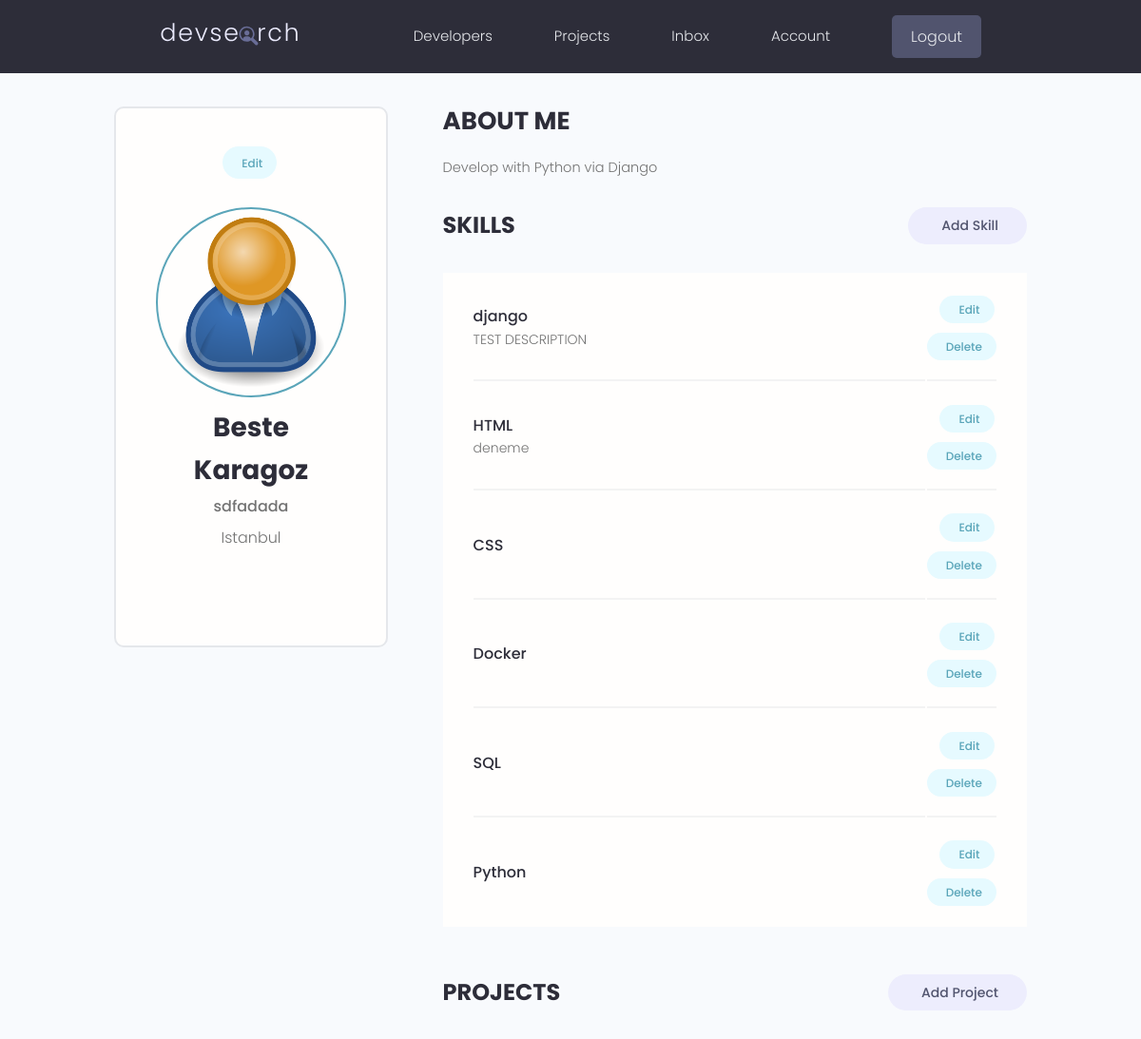
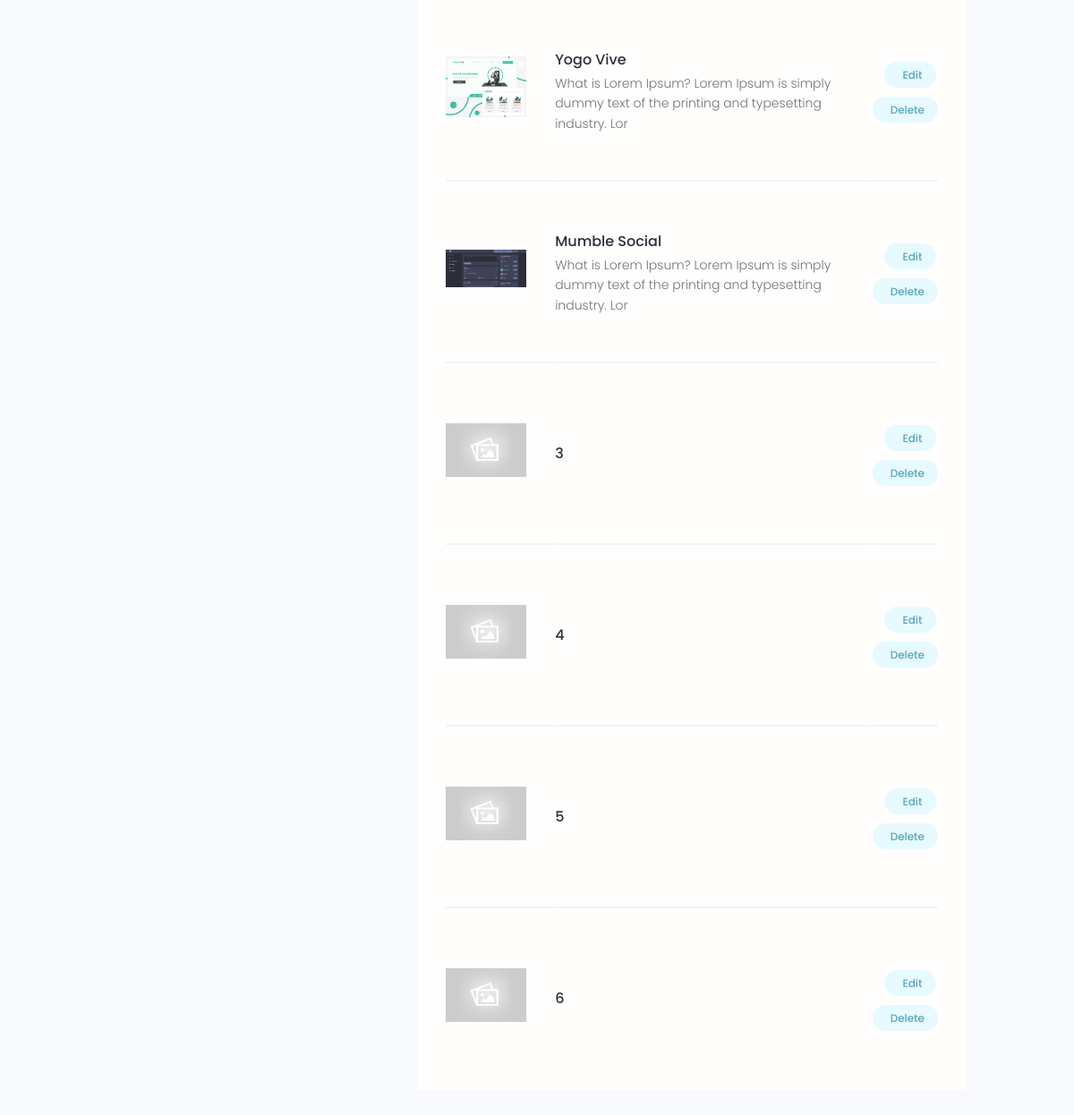
The app's page /account/ (signed in) with its own data (2 pictures, top to bottom).
### users/models.py (models this page shows, shortened)
class Profile(models.Model):
    user = models.OneToOneField(User, on_delete=models.CASCADE)
    name = models.CharField(max_length=100, blank=True, null=True)
    email = models.EmailField(max_length=100, blank=True, null=True)
    username = models.CharField(max_length=100, blank=True, null=True)
    short_bio = models.CharField(max_length=100, blank=True, null=True)
    bio = models.TextField(blank=True, null=True)
    profile_image = models.ImageField(upload_to='profile/', default='profile/user-default.png', blank=True, null=True)
    location = models.CharField(max_length=100, blank=True, null=True)
    social_github = models.URLField(max_length=100, blank=True, null=True)
    social_linkedin = models.URLField(max_length=100, blank=True, null=True)
    social_twitter = models.URLField(max_length=100, blank=True, null=True)
    social_website = models.URLField(max_length=100, blank=True, null=True)
    created = models.DateTimeField(auto_now_add=True)
    id = models.UUIDField(primary_key=True, default=uuid.uuid4, editable=False)

class Skill(models.Model):
    owner = models.ForeignKey(Profile, on_delete=models.CASCADE, null=True, blank=True)
    skill_name = models.CharField(max_length=100, blank=True, null=True)
    description = models.TextField(blank=True, null=True)
    created = models.DateTimeField(auto_now_add=True)
    id = models.UUIDField(primary_key=True, default=uuid.uuid4, editable=False)

### yourturnapp/models.py (models this page shows, shortened)
class Project(models.Model):
    project_owner = models.ForeignKey(Profile, null=True, blank=True, on_delete=models.SET_NULL)
    title = models.CharField(max_length=100)
    description = models.TextField(null=True, blank=True)
    project_image = models.ImageField(null=True, blank=True, default='default.jpg')
    demo_link = models.CharField(max_length=2000, null=True, blank=True)
    source_link = models.CharField(max_length=2000, null=True, blank=True)
    tags = models.ManyToManyField('Tag', blank=True)
    vote_total = models.IntegerField(default=0, null=True, blank=True)
    vote_ratio = models.IntegerField(default=0, null=True, blank=True)
    created = models.DateTimeField(auto_now_add=True)
    id = models.UUIDField(default=uuid.uuid4, editable=False, primary_key=True, unique=True)
    class Meta:
        ordering = ['-vote_ratio', '-vote_total']

### users/views.py (the view)
# urls.py: path('account/', views.user_account, name='account'),
@login_required(login_url='login')
def user_account(request):
    profile = request.user.profile
    projects = profile.project_set.all()
    skills = profile.skill_set.all()
    context = {'profile': profile, 'skills': skills, 'projects': projects}
    return render(request, 'users/account.html', context)

### users/templates/users/account.html (shortened to what this page needs)
{% extends 'main.html' %}
{% block content %}
    <body>
    <main class="settingsPage profile my-md">
        <div class="container">
            <div class="layout">
                <div class="column column--1of3">
                    <div class="card text-center">
                        <div class="card__body dev">
                            <a class="tag tag--pill tag--main settings__btn" href="{% url 'edit-account' %}">
                                Edit</a>
                            <img alt="" class="avatar avatar--xl dev__avatar" src="{{ profile.profile_image.url }}"/>
                            <h2 class="dev__name">{{ profile.name }}</h2>
                            <p class="dev__title">{{ profile.short_bio }}</p>
                            <p class="dev__location">{{ profile.location }}</p>
                        </div>
                    </div>
                </div>
                <div class="column column--2of3">
                    <div class="devInfo">
                        <h3 class="devInfo__title">About Me</h3>
                        <p class="devInfo__about">{{ profile.bio }}</p>
                    </div>
                    <div class="settings">
                        <h3 class="settings__title">Skills</h3>
                        <a class="tag tag--pill tag--sub settings__btn tag--lg" href="{% url 'create-skill' %}"> Add
                            Skill</a>
                    </div>
                    <table class="settings__table">
                        {% for skill in skills %}
                            <tr>
                                <td class="settings__tableInfo">
                                    <h4>{{ skill.skill_name }}</h4>
                                    <p>{{ skill.description }}</p>
                                </td>
                                <td class="settings__tableActions">
                                    <a class="tag tag--pill tag--main settings__btn"
                                       href="{% url 'update-skill' skill.id %}">
                                        Edit</a>
                                    <a class="tag tag--pill tag--main settings__btn"
                                       href="{% url 'delete-skill' skill.id %}?next=/account">
                                        Delete</a>
                                </td>
                            </tr>
                        {% endfor %}
                    </table>
                    <div class="settings">
                        <h3 class="settings__title">Projects</h3>
                        <a class="tag tag--pill tag--sub settings__btn tag--lg" href="{% url 'create_project' %}"> Add
                            Project</a>
                    </div>
                    <table class="settings__table">
                        {% for project in projects %}
                            <tr>
                                <td class="settings__thumbnail">
                                    <a href="{% url 'project' project.id %}"><img src="{{ project.project_image.url }}"
                                                                                  alt="Project Thumbnail"/></a>
                                </td>
                                <td class="settings__tableInfo">
                                    <a href="{% url 'project' project.id %}">{{ project.title }}</a>
                                    <p>{{ project.description|slice:'100' }}</p>
                                </td>
                                <td class="settings__tableActions">
                                    <a class="tag tag--pill tag--main settings__btn"
                                       href="{% url 'update_project' project.id %}">
                                        Edit</a>
                                    <a class="tag tag--pill tag--main settings__btn"
                                       href="{% url 'delete_project' project.id %}?next=/account">
                                        Delete</a>
                                </td>
                            </tr>
                        {% endfor %}
                    </table>
                </div>
            </div>
        </div>
    </main>
    </body>
{% endblock %}

### static/styles/app.css (style rules this page uses)
:root { --color-sub: #2d2d39; }
.card { border: 2px solid var(--color-light); }
img { width: 100%; }
.profile .card > .dev { padding: 4rem; }
.dev__avatar { display: block; margin: auto; }
.dev__name { color: var(--color-sub); font-size: 2.8rem; font-weight: 700; margin-top: 1rem; margin-bottom: 0.5rem; }
.dev__title { font-size: 1.6rem; font-weight: 500; line-height: 1.3; }
.dev__location { margin-top: 1rem; }
.devInfo { margin-bottom: 3rem; }
.devInfo__title, .devInfo__subtitle { font-size: 2.6rem; color: var(--color-sub); text-transform: uppercase; font-weight: 700; margin-bottom: 1.5rem; }
.devInfo__about, .devSkill__info { font-size: 1.45rem; line-height: 1.7; text-align: justify; }
.settingsPage .dev > .settings__btn { display: inline-block; margin-bottom: 3rem; }
.settings { display: flex; justify-content: space-between; align-items: center; }
.settings__title { font-size: 2.4rem; text-transform: uppercase; font-weight: 700; color: var(--color-sub); }
.settings__table { margin-top: 3rem; margin-bottom: 5rem; padding: 0 3rem; background: var(--color-white); }
.settings__table tr { width: 100%; }
.settings__table tr > td { padding: 2rem 0; }
.settings__table tr:not(:last-child) td { border-bottom: 2px solid var(--color-white-light); }
.settings__thumbnail { width: 23%; min-width: 10rem; }
.settings__thumbnail img { padding-right: 3rem; height: 15rem; object-fit: contain; }
.settings__tableInfo { width: 100%; }
.settings__tableInfo h4, .settings__tableInfo a { padding-right: 1rem; width: auto; font-size: 1.6rem; font-weight: 500; color: var(--color-sub); }
.settings__tableInfo p { font-size: 1.4rem; }
.settings__tableActions { text-align: right; }

### static/uikit/styles/modules/_variables.css (style rules this page uses)
:root { --color-main: #5aa5b9; --color-main-light: #e6faff; --color-sub: #3f4156; --color-sub-light: #51546e; --color-sub-lighter: #ededfd; --color-text: #737373; --color-gray: #8b8b8b; --color-light: #e5e7eb; --color-light-gray: #767676; --color-bg: #f8fafd; --color-white: #fffefd; --color-white-light: #f3f3f3; --color-success: #359e64; --color-success-bg: #def8e8; --color-error: #fc4b0b; --color-error-bg: #fff2ee; --font-base: 'Poppins', arial, helvetica, 'Segoe UI', roboto, ubuntu, sans-serif; --font-monospace: 'Fira Code', 'Courier New', courier, monospace; --font-regular: 300; --font-medium: 500; --font-bold: 700; --generic-shadow: 1px 1px 5px #00000010; --generic-transition: all 0.3s ease-in-out; }

### static/uikit/styles/modules/_base.css (style rules this page uses)
* { margin: 0; padding: 0; box-sizing: border-box; text-rendering: optimizeLegibility; color: inherit; font-size: inherit; }
html { font-size: 50%; }
@media only screen and (min-width: 480px) { html { font-size: 56.25%; } }
@media only screen and (min-width: 1200px) { html { font-size: 62.5%; } }
body { line-height: 1.6; font-weight: 400; font-size: 1.5rem; color: var(--color-text); background-color: var(--color-bg); min-height: 100vh; }

### static/uikit/styles/modules/_typography.css (style rules this page uses)
* { font-family: var(--font-base); }
h2 { font-size: 3.6rem; font-weight: var(--font-bold); }
h3 { font-size: 3.2rem; font-weight: var(--font-medium); }
h4 { font-size: 2.8rem; font-weight: var(--font-medium); }
p, span, strong { font-size: 1.6rem; color: var(--color-text); font-weight: var(--font-regular); }
a { padding-bottom: 2px; text-decoration: none; display: inline-block; color: var(--color-main); font-weight: var(--font-medium); }

### static/uikit/styles/modules/_utilities.css (style rules this page uses)
.container { width: 92%; max-width: 165rem; margin: 0 auto; box-sizing: border-box; }
@media screen and (min-width: 1000px) { .container { width: 90%; } }
@media screen and (min-width: 1200px) { .container { width: 80%; } }
.text-center { text-align: center; }
.my-md { margin: 3rem auto; }

### static/uikit/styles/modules/_avatar.css (style rules this page uses)
.avatar { border-radius: 50%; border: 2px solid var(--color-main); object-fit: cover; }
.avatar--xl { height: 20rem; width: 20rem; }

### static/uikit/styles/modules/_card.css (style rules this page uses)
.card { border-radius: 1rem; background-color: var(--color-white); border: 1.5px solid var(--color-light); width: auto; height: auto; margin-top: 0.5rem; margin-bottom: 0.5rem; overflow: hidden; }
.card__body, .card__header { padding: 2rem 2.5rem; }

### static/uikit/styles/modules/_layout.css (style rules this page uses)
.layout { display: flex; flex-flow: row wrap; justify-content: space-between; }
.layout > .column { margin-bottom: 3rem; }
.layout > .column.column--1of3 { flex-basis: 30%; }
.layout > .column.column--2of3 { flex-basis: 64%; }

### records on screen
Profile: profile_image (placeholder picture), name "Beste Karagoz", short_bio "sdfadada", location "Istanbul", bio "Develop with Python via Django"
Skill: skill_name "django", description "TEST DESCRIPTION"
Skill: skill_name "HTML", description "deneme"
Skill: skill_name "CSS"
Skill: skill_name "Docker"
Skill: skill_name "SQL"
Skill: skill_name "Python"
Project: project_image (picture), title "Yogo Vive", description "What is Lorem Ipsum? Lorem Ipsum is simply dummy text of the printing and typesetting industry. Lor"
Project: project_image (picture), title "Mumble Social", description "What is Lorem Ipsum? Lorem Ipsum is simply dummy text of the printing and typesetting industry. Lor"
Project: project_image (placeholder picture), title "3"
Project: project_image (placeholder picture), title "4"
Project: project_image (placeholder picture), title "5"
Project: project_image (placeholder picture), title "6"
